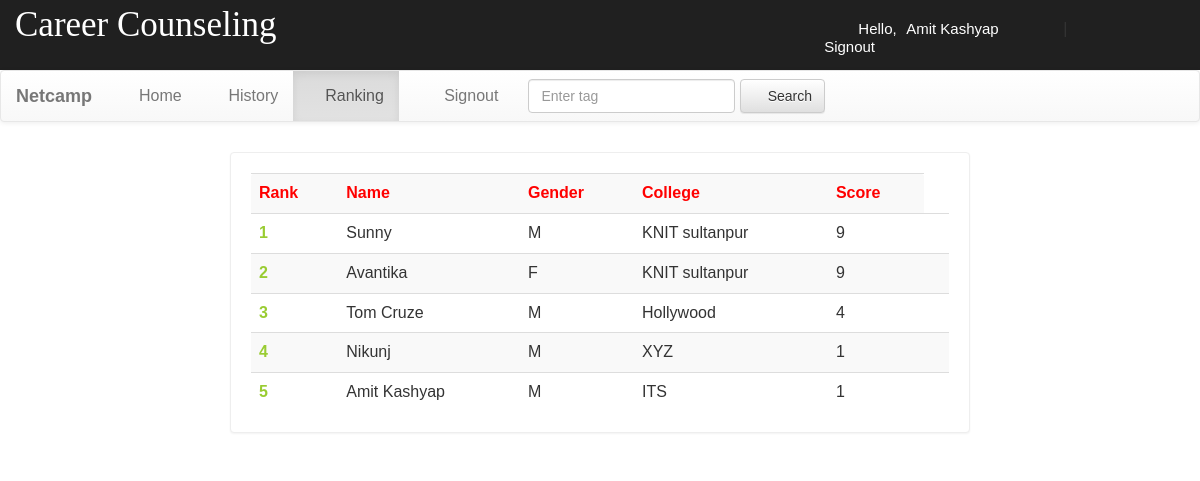
/login/account.php?q=3 (signed in), run on the app's committed database.
### tables this page shows
CREATE TABLE `rank` (
  `email` varchar(50) NOT NULL,
  `score` int(11) NOT NULL,
  `time` timestamp NOT NULL DEFAULT CURRENT_TIMESTAMP ON UPDATE CURRENT_TIMESTAMP
);

CREATE TABLE `user` (
  `name` varchar(50) NOT NULL,
  `gender` varchar(5) NOT NULL,
  `college` varchar(100) NOT NULL,
  `email` varchar(50) NOT NULL,
  `mob` bigint(20) NOT NULL,
  `password` varchar(50) NOT NULL
);

### login/account.php (the view, shortened to what this page needs)
<!DOCTYPE html PUBLIC "-//W3C//DTD XHTML 1.0 Transitional//EN" "http://www.w3.org/TR/xhtml1/DTD/xhtml1-transitional.dtd">
<html xmlns="http://www.w3.org/1999/xhtml">
<head>
<link  rel="stylesheet" href="css/bootstrap.min.css"/>
 <link  rel="stylesheet" href="css/bootstrap-theme.min.css"/>
 <link rel="stylesheet" href="css/main.css">
 <link  rel="stylesheet" href="css/font.css">
</head>
<body>
<div class="header">
<div class="row">
<div class="col-lg-6">
<span class="logo">Career Counseling</span></div>
<div class="col-md-4 col-md-offset-2">
 <?php
 include_once 'dbConnection.php';
  if(!(isset($_SESSION['email']))){
header("location:index.php");
}
else
{
$name = $_SESSION['name'];
echo '<span class="pull-right top title1" ><span class="log1"><span class="glyphicon glyphicon-user" aria-hidden="true"></span>&nbsp;&nbsp;&nbsp;&nbsp;Hello,</span> <a href="account.php?q=1" class="log log1">'.$name.'</a>&nbsp;|&nbsp;<a href="logout.php?q=account.php" class="log"><span class="glyphicon glyphicon-log-out" aria-hidden="true"></span>&nbsp;Signout</button></a></span>';
}?>
</div>
</div></div>
<div class="bg">
<nav class="navbar navbar-default title1">
  <div class="container-fluid">
    <div class="navbar-header">
      <a class="navbar-brand" href="#"><b>Netcamp</b></a>
    </div>
    <div class="collapse navbar-collapse" id="bs-example-navbar-collapse-1">
      <ul class="nav navbar-nav">
        <li <?php if(@$_GET['q']==1) echo'class="active"'; ?> ><a href="account.php?q=1"><span class="glyphicon glyphicon-home" aria-hidden="true"></span>&nbsp;Home<span class="sr-only">(current)</span></a></li>
        <li <?php if(@$_GET['q']==2) echo'class="active"'; ?>><a href="account.php?q=2"><span class="glyphicon glyphicon-list-alt" aria-hidden="true"></span>&nbsp;History</a></li>
		<li <?php if(@$_GET['q']==3) echo'class="active"'; ?>><a href="account.php?q=3"><span class="glyphicon glyphicon-stats" aria-hidden="true"></span>&nbsp;Ranking</a></li>
		<li class="pull-right"> <a href="logout.php?q=account.php"><span class="glyphicon glyphicon-log-out" aria-hidden="true"></span>&nbsp;&nbsp;&nbsp;&nbsp;Signout</a></li>
		</ul>
            <form class="navbar-form navbar-left" role="search">
        <div class="form-group">
          <input type="text" class="form-control" placeholder="Enter tag ">
        </div>
        <button type="submit" class="btn btn-default"><span class="glyphicon glyphicon-search" aria-hidden="true"></span>&nbsp;Search</button>
      </form>
      </div>
  </div>
</nav>
<div class="container">
<div class="row">
<div class="col-md-12">
<?php
if(@$_GET['q']== 3)
{
$q=mysqli_query($con,"SELECT * FROM rank  ORDER BY score DESC " )or die('Error223');
echo  '<div class="panel title"><div class="table-responsive">
<table class="table table-striped title1" >
<tr style="color:red"><td><b>Rank</b></td><td><b>Name</b></td><td><b>Gender</b></td><td><b>College</b></td><td><b>Score</b></td></tr>';
$c=0;
while($row=mysqli_fetch_array($q) )
{
$e=$row['email'];
$s=$row['score'];
$q12=mysqli_query($con,"SELECT * FROM user WHERE email='$e' " )or die('Error231');
while($row=mysqli_fetch_array($q12) )
{
$name=$row['name'];
$gender=$row['gender'];
$college=$row['college'];
}
$c++;
echo '<tr><td style="color:#99cc32"><b>'.$c.'</b></td><td>'.$name.'</td><td>'.$gender.'</td><td>'.$college.'</td><td>'.$s.'</td><td>';
}
echo '</table></div></div>';}
?>
</div></div></div></div>
</body>
</html>

### login/css/main.css (style rules this page uses)
.bg { min-height:540px; }
.panel { border-color:#eee; margin-top:10px; margin-left:200px; margin-right:200px; padding:20px; font: 15px "Century Gothic", "Times Roman", sans-serif; }
.title { font-family:'typo'; }
.header { background:#202020; height:70px; }
.logo { font-family:'typo'; font-size:35px; color:white; margin:15px; }
.title1 { font: 16px "Century Gothic", "Times Roman", sans-serif; }
.top { margin-top:20px; }
.log1 { font: 15px 'Ubuntu', sans-serif; color:white; margin-left:10px; }
.log { margin:10px; margin-right:60px; margin-left:5px; color:white; text-decoration:none; font-size:20px; font-size:15px; }

### data on the page
rank: user.name "Sunny", user.gender "M", user.college "KNIT sultanpur", score "9"
rank: user.name "Avantika", user.gender "F", user.college "KNIT sultanpur", score "9"
rank: user.name "Tom Cruze", user.gender "M", user.college "Hollywood", score "4"
rank: user.name "Nikunj", user.gender "M", user.college "XYZ", score "1"
rank: user.name "Amit Kashyap", user.gender "M", user.college "ITS", score "1"

### other printed values
$name "Amit Kashyap"
